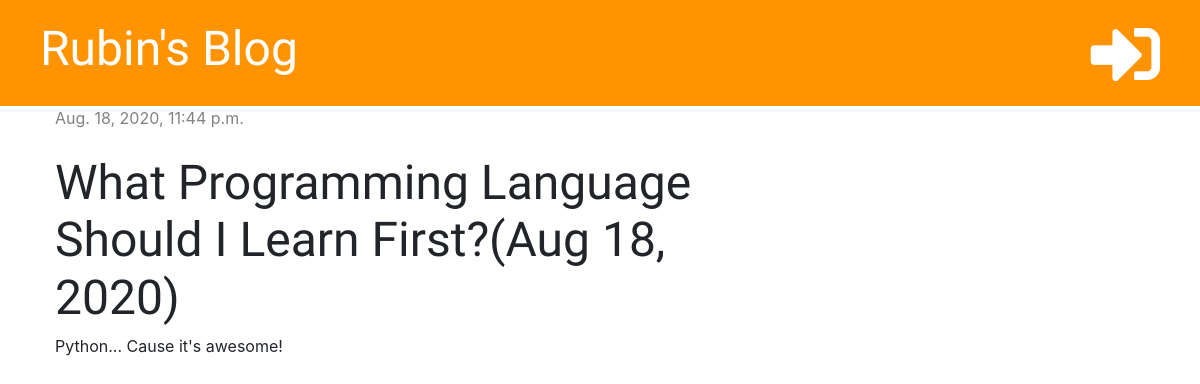
The app's page /post/1/ with its own data.
### blog/models.py (models this page shows, shortened)
class Post(models.Model):
    author = models.ForeignKey('auth.User', on_delete=models.CASCADE)
    title = models.CharField(max_length=200)
    text = models.TextField()
    created_date = models.DateTimeField(default=timezone.now)
    published_date = models.DateTimeField(blank=True, null=True)

### blog/views.py (the view)
# urls.py: path('post/<int:pk>/', views.post_detail, name='post_detail'),
def post_detail(request, pk):
    post = get_object_or_404(Post, pk=pk)
    stuff_for_frontend = {'post': post}
    return render(request, 'blog/post_detail.html', stuff_for_frontend)

### blog/templates/blog/post_detail.html (shortened to what this page needs)
{% extends 'blog/base.html' %}
{% block content %}
<div class="post">
    {% if post.published_date %}
        <div class="date">
            {{ post.published_date }}
        </div>
    {% else %}
        <a href="{% url 'post_publish' pk=post.pk %}" class="btn btn-primary">Publish</a>
    {% endif %}
    <br>
    <h1>{{ post.title }}</h1>
    <p>{{ post.text|linebreaksbr }}</p>
</div>
{% endblock %}

### blog/static/css/blog.css (style rules this page uses)
h1, h2, h3, h4 { font-family: 'Tangerine','Inconsolata', 'Droid Sans', serif; font-size: 48px; }
.date { color: #828282; }
.post { margin-bottom: 70px; }

### records on screen
Post: published_date "Aug. 18, 2020, 11:44 p.m.", title "What Programming Language Should I Learn First?(Aug 18, 2020)", text "Python... Cause it's awesome!"
